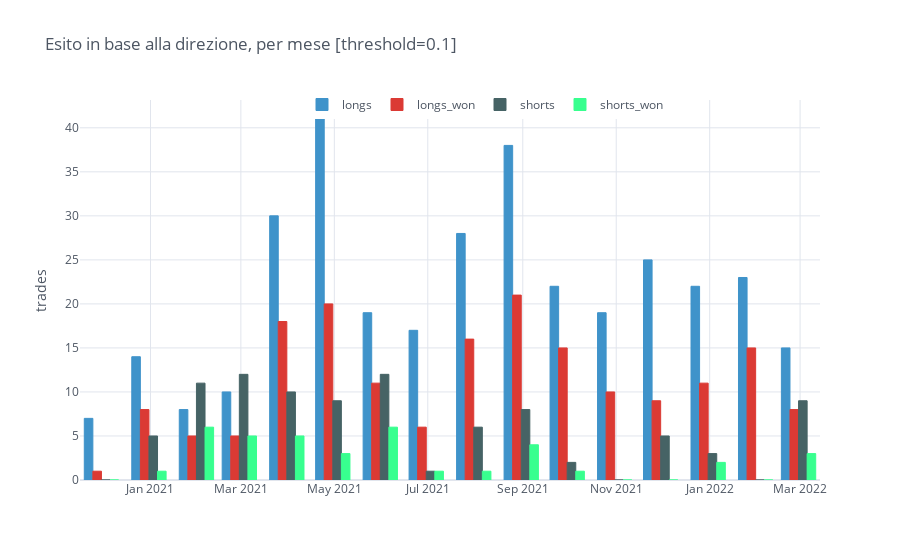
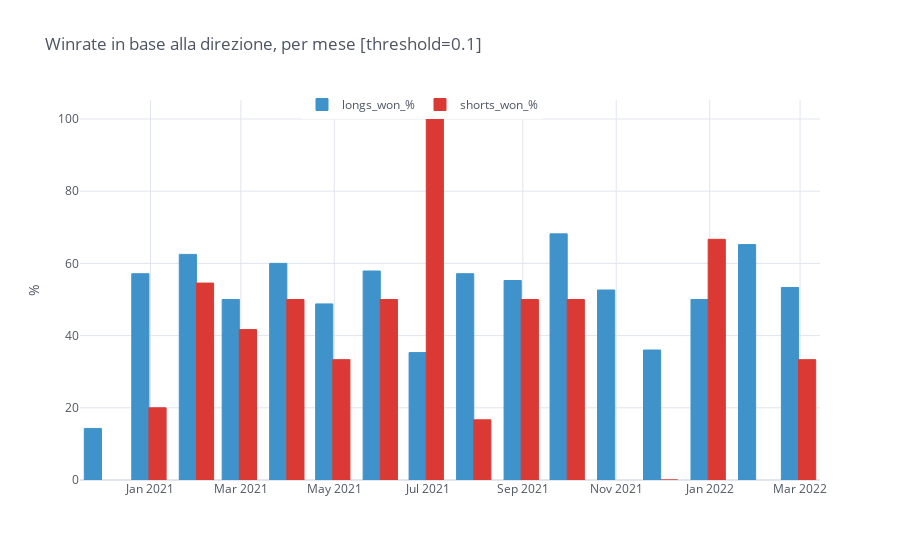

Notebook cell for these charts, in order:
### Code cell
df = df64.copy()
threshold = 0.1
longs = df[df.side == 'BUY']
shorts = df[df.side == 'SELL']

df['longs_won'] = longs.result.apply(lambda x: 1 if x > threshold else 0)
df['shorts_won'] = shorts.result.apply(lambda x: 1 if x > threshold else 0)
df['longs'] = (df.side == 'BUY').astype(int)
df['shorts'] = (df.side == 'SELL').astype(int)

by_M = df.set_index('close').groupby(pd.Grouper(freq='M')).sum()
by_M['longs_won_%'] = 100 * by_M.longs_won / by_M.longs
by_M['shorts_won_%'] = 100 * by_M.shorts_won / by_M.shorts

by_M[['longs', 'longs_won', 'shorts', 'shorts_won']].iplot(kind='bar', barmode='group', colors=cf_colors, 
                                                           opacity=1, yTitle='trades', legend='top',
                                                           title=f'Esito in base alla direzione, per mese [threshold={threshold}]')
by_M[['longs_won_%', 'shorts_won_%']].iplot(kind='bar', barmode='group', colors=cf_colors, 
                                            opacity=1, yTitle='%', legend='top',
                                            title=f'Winrate in base alla direzione, per mese [threshold={threshold}]')

### Figure 1 — Plotly figure (JSON) as saved in the notebook; plotly's stock layout.template omitted (floating-point values rounded to 4 significant figures)
{"data": [{"marker": {"color": "rgba(63, 147, 202, 1)", "line": {"color": "rgba(63, 147, 202, 1.0)", "width": 1}}, "name": "longs", "orientation": "v", "text": "", "type": "bar", "x": ["2020-11-30 00:00:00+00:00", "2020-12-31 00:00:00+00:00", "2021-01-31 00:00:00+00:00", "2021-02-28 00:00:00+00:00", "2021-03-31 00:00:00+00:00", "2021-04-30 00:00:00+00:00", "2021-05-31 00:00:00+00:00", "2021-06-30 00:00:00+00:00", "2021-07-31 00:00:00+00:00", "2021-08-31 00:00:00+00:00", "2021-09-30 00:00:00+00:00", "2021-10-31 00:00:00+00:00", "2021-11-30 00:00:00+00:00", "2021-12-31 00:00:00+00:00", "2022-01-31 00:00:00+00:00", "2022-02-28 00:00:00+00:00"], "y": [7, 14, 8, 10, 30, 41, 19, 17, 28, 38, 22, 19, 25, 22, 23, 15]}, {"marker": {"color": "rgba(219, 58, 52, 1)", "line": {"color": "rgba(219, 58, 52, 1.0)", "width": 1}}, "name": "longs_won", "orientation": "v", "text": "", "type": "bar", "x": ["2020-11-30 00:00:00+00:00", "2020-12-31 00:00:00+00:00", "2021-01-31 00:00:00+00:00", "2021-02-28 00:00:00+00:00", "2021-03-31 00:00:00+00:00", "2021-04-30 00:00:00+00:00", "2021-05-31 00:00:00+00:00", "2021-06-30 00:00:00+00:00", "2021-07-31 00:00:00+00:00", "2021-08-31 00:00:00+00:00", "2021-09-30 00:00:00+00:00", "2021-10-31 00:00:00+00:00", "2021-11-30 00:00:00+00:00", "2021-12-31 00:00:00+00:00", "2022-01-31 00:00:00+00:00", "2022-02-28 00:00:00+00:00"], "y": [1.0, 8.0, 5.0, 5.0, 18.0, 20.0, 11.0, 6.0, 16.0, 21.0, 15.0, 10.0, 9.0, 11.0, 15.0, 8.0]}, {"marker": {"color": "rgba(70, 99, 101, 1)", "line": {"color": "rgba(70, 99, 101, 1.0)", "width": 1}}, "name": "shorts", "orientation": "v", "text": "", "type": "bar", "x": ["2020-11-30 00:00:00+00:00", "2020-12-31 00:00:00+00:00", "2021-01-31 00:00:00+00:00", "2021-02-28 00:00:00+00:00", "2021-03-31 00:00:00+00:00", "2021-04-30 00:00:00+00:00", "2021-05-31 00:00:00+00:00", "2021-06-30 00:00:00+00:00", "2021-07-31 00:00:00+00:00", "2021-08-31 00:00:00+00:00", "2021-09-30 00:00:00+00:00", "2021-10-31 00:00:00+00:00", "2021-11-30 00:00:00+00:00", "2021-12-31 00:00:00+00:00", "2022-01-31 00:00:00+00:00", "2022-02-28 00:00:00+00:00"], "y": [0, 5, 11, 12, 10, 9, 12, 1, 6, 8, 2, 0, 5, 3, 0, 9]}, {"marker": {"color": "rgba(56, 255, 143, 1)", "line": {"color": "rgba(56, 255, 143, 1.0)", "width": 1}}, "name": "shorts_won", "orientation": "v", "text": "", "type": "bar", "x": ["2020-11-30 00:00:00+00:00", "2020-12-31 00:00:00+00:00", "2021-01-31 00:00:00+00:00", "2021-02-28 00:00:00+00:00", "2021-03-31 00:00:00+00:00", "2021-04-30 00:00:00+00:00", "2021-05-31 00:00:00+00:00", "2021-06-30 00:00:00+00:00", "2021-07-31 00:00:00+00:00", "2021-08-31 00:00:00+00:00", "2021-09-30 00:00:00+00:00", "2021-10-31 00:00:00+00:00", "2021-11-30 00:00:00+00:00", "2021-12-31 00:00:00+00:00", "2022-01-31 00:00:00+00:00", "2022-02-28 00:00:00+00:00"], "y": [0.0, 1.0, 6.0, 5.0, 5.0, 3.0, 6.0, 1.0, 1.0, 4.0, 1.0, 0.0, 0.0, 2.0, 0.0, 3.0]}], "layout": {"barmode": "group", "legend": {"bgcolor": "#FFFFFF", "font": {"color": "#4D5663"}, "orientation": "h", "x": 0.3, "y": 0.95, "yanchor": "bottom"}, "paper_bgcolor": "#FFFFFF", "plot_bgcolor": "#FFFFFF", "showlegend": true, "title": {"font": {"color": "#4D5663"}, "text": "Esito in base alla direzione, per mese [threshold=0.1]"}, "xaxis": {"gridcolor": "#E1E5ED", "showgrid": true, "tickfont": {"color": "#4D5663"}, "title": {"font": {"color": "#4D5663"}, "text": ""}, "zerolinecolor": "#E1E5ED"}, "yaxis": {"gridcolor": "#E1E5ED", "showgrid": true, "tickfont": {"color": "#4D5663"}, "title": {"font": {"color": "#4D5663"}, "text": "trades"}, "zerolinecolor": "#E1E5ED"}}}

### Figure 2 — Plotly figure (JSON) as saved in the notebook; plotly's stock layout.template omitted (floating-point values rounded to 4 significant figures)
{"data": [{"marker": {"color": "rgba(63, 147, 202, 1)", "line": {"color": "rgba(63, 147, 202, 1.0)", "width": 1}}, "name": "longs_won_%", "orientation": "v", "text": "", "type": "bar", "x": ["2020-11-30 00:00:00+00:00", "2020-12-31 00:00:00+00:00", "2021-01-31 00:00:00+00:00", "2021-02-28 00:00:00+00:00", "2021-03-31 00:00:00+00:00", "2021-04-30 00:00:00+00:00", "2021-05-31 00:00:00+00:00", "2021-06-30 00:00:00+00:00", "2021-07-31 00:00:00+00:00", "2021-08-31 00:00:00+00:00", "2021-09-30 00:00:00+00:00", "2021-10-31 00:00:00+00:00", "2021-11-30 00:00:00+00:00", "2021-12-31 00:00:00+00:00", "2022-01-31 00:00:00+00:00", "2022-02-28 00:00:00+00:00"], "y": [14.29, 57.14, 62.5, 50.0, 60.0, 48.78, 57.89, 35.29, 57.14, 55.26, 68.18, 52.63, 36.0, 50.0, 65.22, 53.33]}, {"marker": {"color": "rgba(219, 58, 52, 1)", "line": {"color": "rgba(219, 58, 52, 1.0)", "width": 1}}, "name": "shorts_won_%", "orientation": "v", "text": "", "type": "bar", "x": ["2020-11-30 00:00:00+00:00", "2020-12-31 00:00:00+00:00", "2021-01-31 00:00:00+00:00", "2021-02-28 00:00:00+00:00", "2021-03-31 00:00:00+00:00", "2021-04-30 00:00:00+00:00", "2021-05-31 00:00:00+00:00", "2021-06-30 00:00:00+00:00", "2021-07-31 00:00:00+00:00", "2021-08-31 00:00:00+00:00", "2021-09-30 00:00:00+00:00", "2021-10-31 00:00:00+00:00", "2021-11-30 00:00:00+00:00", "2021-12-31 00:00:00+00:00", "2022-01-31 00:00:00+00:00", "2022-02-28 00:00:00+00:00"], "y": ["", 20.0, 54.55, 41.67, 50.0, 33.33, 50.0, 100.0, 16.67, 50.0, 50.0, "", 0.0, 66.67, "", 33.33]}], "layout": {"barmode": "group", "legend": {"bgcolor": "#FFFFFF", "font": {"color": "#4D5663"}, "orientation": "h", "x": 0.3, "y": 0.95, "yanchor": "bottom"}, "paper_bgcolor": "#FFFFFF", "plot_bgcolor": "#FFFFFF", "showlegend": true, "title": {"font": {"color": "#4D5663"}, "text": "Winrate in base alla direzione, per mese [threshold=0.1]"}, "xaxis": {"gridcolor": "#E1E5ED", "showgrid": true, "tickfont": {"color": "#4D5663"}, "title": {"font": {"color": "#4D5663"}, "text": ""}, "zerolinecolor": "#E1E5ED"}, "yaxis": {"gridcolor": "#E1E5ED", "showgrid": true, "tickfont": {"color": "#4D5663"}, "title": {"font": {"color": "#4D5663"}, "text": "%"}, "zerolinecolor": "#E1E5ED"}}}
